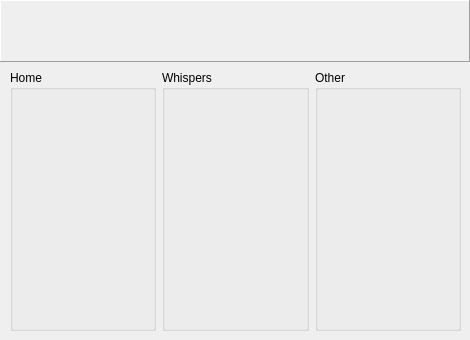
<?xml version="1.0" encoding="UTF-8"?>
<ui version="4.0">
 <class>ConfigRadio</class>
 <widget class="QDialog" name="ConfigRadio">
  <property name="geometry">
   <rect>
    <x>0</x>
    <y>0</y>
    <width>470</width>
    <height>340</height>
   </rect>
  </property>
  <property name="windowTitle">
   <string notr="true">CrossTalk: Radio FX</string>
  </property>
  <widget class="QWidget" name="horizontalLayoutWidget">
   <property name="geometry">
    <rect>
     <x>10</x>
     <y>70</y>
     <width>451</width>
     <height>261</height>
    </rect>
   </property>
   <layout class="QHBoxLayout" name="horizontalLayout">
    <item>
     <widget class="ConfigRadioGroupBox" name="groupBox_Home">
      <property name="title">
       <string>Home</string>
      </property>
     </widget>
    </item>
    <item>
     <widget class="ConfigRadioGroupBox" name="groupBox_Whisper">
      <property name="title">
       <string>Whispers</string>
      </property>
     </widget>
    </item>
    <item>
     <widget class="ConfigRadioGroupBox" name="groupBox_Other">
      <property name="title">
       <string>Other</string>
      </property>
     </widget>
    </item>
   </layout>
  </widget>
  <widget class="BannerFrame" name="banner_frame">
   <property name="geometry">
    <rect>
     <x>0</x>
     <y>0</y>
     <width>470</width>
     <height>62</height>
    </rect>
   </property>
   <property name="frameShape">
    <enum>QFrame::Panel</enum>
   </property>
   <property name="frameShadow">
    <enum>QFrame::Raised</enum>
   </property>
  </widget>
 </widget>
 <customwidgets>
  <customwidget>
   <class>BannerFrame</class>
   <extends>QFrame</extends>
   <header>banner_frame.h</header>
   <container>1</container>
  </customwidget>
  <customwidget>
   <class>ConfigRadioGroupBox</class>
   <extends>QGroupBox</extends>
   <header>config_radio_groupbox.h</header>
   <container>1</container>
  </customwidget>
 </customwidgets>
 <resources/>
 <connections/>
</ui>
